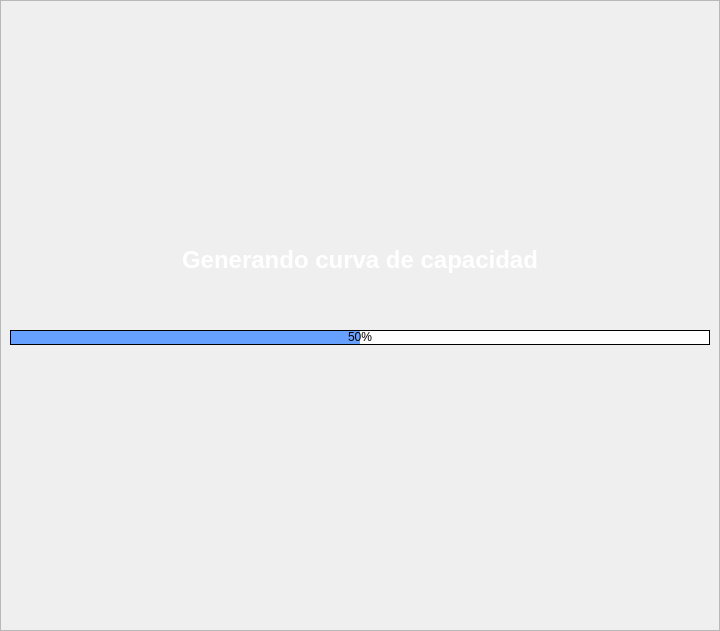
      <widget class="QWidget" name="espera">
       <layout class="QVBoxLayout" name="layout_espera">
        <property name="spacing">
         <number>0</number>
        </property>
        <property name="leftMargin">
         <number>0</number>
        </property>
        <property name="topMargin">
         <number>0</number>
        </property>
        <property name="rightMargin">
         <number>0</number>
        </property>
        <property name="bottomMargin">
         <number>0</number>
        </property>
        <item>
         <widget class="QFrame" name="espera_content">
          <property name="frameShape">
           <enum>QFrame::StyledPanel</enum>
          </property>
          <property name="frameShadow">
           <enum>QFrame::Raised</enum>
          </property>
          <layout class="QVBoxLayout" name="verticalLayout_11">
           <item>
            <spacer name="verticalSpacer_2">
             <property name="orientation">
              <enum>Qt::Vertical</enum>
             </property>
             <property name="sizeHint" stdset="0">
              <size>
               <width>20</width>
               <height>236</height>
              </size>
             </property>
            </spacer>
           </item>
           <item>
            <widget class="QLabel" name="label_2">
             <property name="styleSheet">
              <string notr="true">QLabel{
color: rgb(255, 255, 255);
font-weight: bold;
font-size: 24px;
margin-bottom: 50px;
}</string>
             </property>
             <property name="text">
              <string>Generando curva de capacidad</string>
             </property>
             <property name="alignment">
              <set>Qt::AlignCenter</set>
             </property>
            </widget>
           </item>
           <item>
            <widget class="QProgressBar" name="barra_espera">
             <property name="minimumSize">
              <size>
               <width>700</width>
               <height>0</height>
              </size>
             </property>
             <property name="maximumSize">
              <size>
               <width>850</width>
               <height>15</height>
              </size>
             </property>
             <property name="mouseTracking">
              <bool>false</bool>
             </property>
             <property name="layoutDirection">
              <enum>Qt::RightToLeft</enum>
             </property>
             <property name="autoFillBackground">
              <bool>false</bool>
             </property>
             <property name="styleSheet">
              <string notr="true">QProgressBar{
border: 1px solid black;
background-color: rgb(255, 255, 255);
}

QProgressBar::chunk{
background-color: rgb(103, 161, 255);
}
</string>
             </property>
             <property name="value">
              <number>50</number>
             </property>
             <property name="alignment">
              <set>Qt::AlignCenter</set>
             </property>
             <property name="textVisible">
              <bool>true</bool>
             </property>
             <property name="invertedAppearance">
              <bool>true</bool>
             </property>
             <property name="textDirection">
              <enum>QProgressBar::TopToBottom</enum>
             </property>
            </widget>
           </item>
           <item>
            <widget class="QLabel" name="mensaje_progreso">
             <property name="styleSheet">
              <string notr="true">QLabel{
color: red;
font-weight: bold;
font-size: 12px;
margin-top: 20px;
}</string>
             </property>
             <property name="text">
              <string/>
             </property>
             <property name="alignment">
              <set>Qt::AlignCenter</set>
             </property>
            </widget>
           </item>
           <item>
            <spacer name="verticalSpacer">
             <property name="orientation">
              <enum>Qt::Vertical</enum>
             </property>
             <property name="sizeHint" stdset="0">
              <size>
               <width>20</width>
               <height>236</height>
              </size>
             </property>
            </spacer>
           </item>
          </layout>
         </widget>
        </item>
       </layout>
      </widget>
